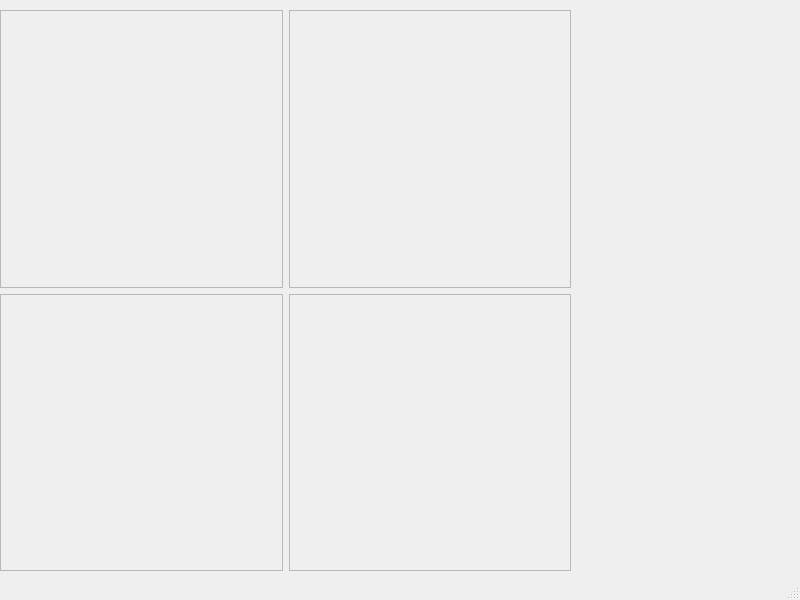
<?xml version="1.0" encoding="UTF-8"?>
<ui version="4.0">
 <class>MainWindow</class>
 <widget class="QMainWindow" name="MainWindow">
  <property name="geometry">
   <rect>
    <x>0</x>
    <y>0</y>
    <width>800</width>
    <height>600</height>
   </rect>
  </property>
  <property name="windowTitle">
   <string>MainWindow</string>
  </property>
  <widget class="QWidget" name="centralwidget">
   <widget class="QWidget" name="gridLayoutWidget">
    <property name="geometry">
     <rect>
      <x>0</x>
      <y>10</y>
      <width>571</width>
      <height>561</height>
     </rect>
    </property>
    <layout class="QGridLayout" name="gridLayout">
     <item row="0" column="0">
      <widget class="QFrame" name="frame">
       <property name="frameShape">
        <enum>QFrame::StyledPanel</enum>
       </property>
       <property name="frameShadow">
        <enum>QFrame::Raised</enum>
       </property>
      </widget>
     </item>
     <item row="0" column="1">
      <widget class="QFrame" name="frame_2">
       <property name="frameShape">
        <enum>QFrame::StyledPanel</enum>
       </property>
       <property name="frameShadow">
        <enum>QFrame::Raised</enum>
       </property>
      </widget>
     </item>
     <item row="1" column="0">
      <widget class="QFrame" name="frame_3">
       <property name="frameShape">
        <enum>QFrame::StyledPanel</enum>
       </property>
       <property name="frameShadow">
        <enum>QFrame::Raised</enum>
       </property>
      </widget>
     </item>
     <item row="1" column="1">
      <widget class="QFrame" name="frame_4">
       <property name="frameShape">
        <enum>QFrame::StyledPanel</enum>
       </property>
       <property name="frameShadow">
        <enum>QFrame::Raised</enum>
       </property>
      </widget>
     </item>
    </layout>
   </widget>
  </widget>
  <widget class="QStatusBar" name="statusbar"/>
 </widget>
 <resources/>
 <connections/>
</ui>
